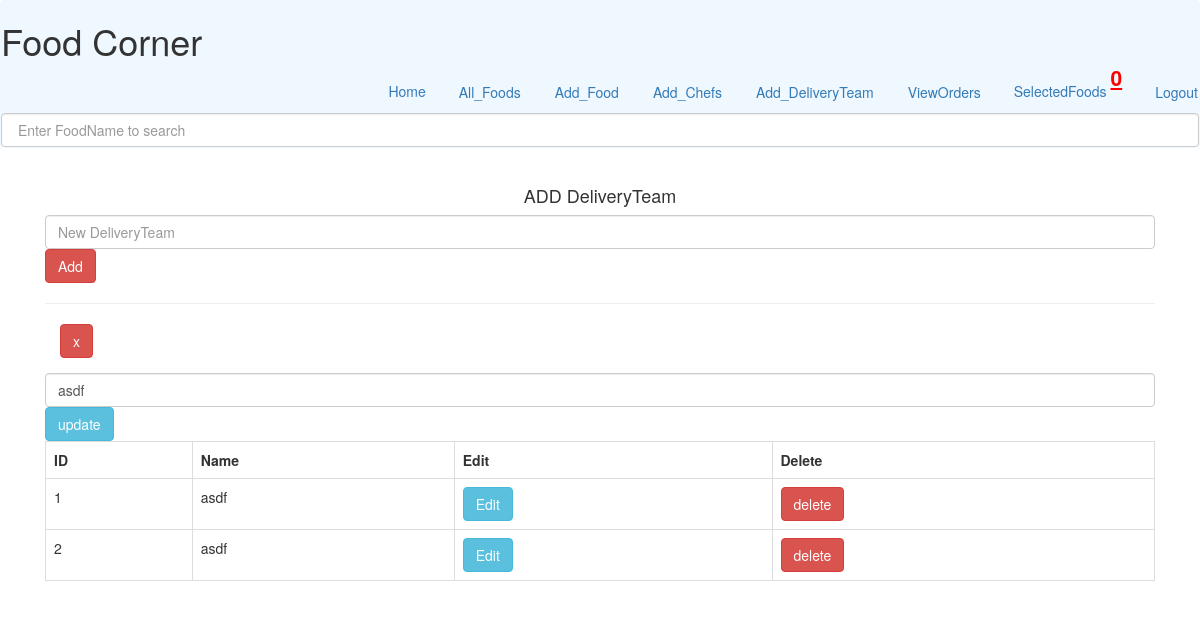
The app's page /add_deliveryteam.php?edit=3 (signed in) with its own data.
### tables this page shows
CREATE TABLE `deliveryteam` (
  `DTID` int(11) NOT NULL,
  `Name` varchar(50) NOT NULL
);

### add_DeliveryTeam.php (the view, shortened to what this page needs)
<?php include_once "connect.php";
include_once"header.php";
$user_role = $_SESSION['type'];
?>
<?php include_once "header.php"; ?>
<?php if($user_role == 'admin'){ ?>
<?php include_once "nav_admin.php"; ?>
<div class="section contact" id="contact" style="margin-top: 2em !important">
<div class="container">
<h4 class="rad-txt text-center">
<span class="abtxt1">ADD</span>
<span class="abtxt2">DeliveryTeam</span>
</h4>
<div class="contact-form">
<div class="col-md-12">
<form method="post" >
<input type="text" name="team" placeholder="New DeliveryTeam " class="form-control" required>
<input type="submit" name="add" value="Add" class="btn btn-danger">
</form><hr>
    <table class="table table-bordered w3-table w3-striped w3-bordered">
        <tr>
            <th>ID</th>
            <th>Name</th>
            <th>Edit</th>
            <th>Delete</th>
        </tr>
        <?php
        $shares = "SELECT * FROM deliveryteam ORDER BY DTID DESC ";
        $result = mysqli_query($db,$shares);
        $num = mysqli_num_rows($result);
        if($num == 0){
            echo "<tr><td>Nothing.</td></tr>";
        }else{
            $counter = 0;
            while($row = mysqli_fetch_assoc($result)){
                $id = $row['DTID'];
                $name = $row['Name'];
            $counter++;
            ?>
            <tr>
                <td><?php echo $counter ?></td>
                <td><?php echo $name ?></td>
                <td><a class='btn btn-info' href="add_deliveryteam.php?edit=<?php echo $id ?>">Edit</a></td>
                <td><a class='btn btn-danger' href="add_deliveryteam.php?del=<?php echo $id ?>">delete</a></td>
            </tr>
            <?php
            }
            if(isset($_GET['edit'])){
                $edit_id = $_GET['edit'];
                $edit_query = "SELECT * FROM deliveryteam WHERE DTID = '{$edit_id}' ";
                $result_edit = mysqli_query($db,$edit_query);
                $row_edit = mysqli_fetch_assoc($result_edit);
                $edit_name = $row_edit['Name'];
                ?>
<form method="post" action="">
<div class="form-group col-sm-1">
    <a href="add_deliveryteam.php" class="btn btn-danger">x</a>
</div>
<input type="text" value="<?php echo $edit_name ?>" name="team" class="form-control" required>
<input type="submit"  name="up_team" value="update" class="btn btn-info">
        </form>
                <?php
            }
        }
         ?>
    </table>
</div>
<div class="clearfix"></div>
</div>
</div>
</div>
<?php include_once "footer.php"; ?>
<?php }else{ header("Location: logout.php"); } ?>

### records on screen
deliveryteam: Name "asdf", team "asdf"
deliveryteam: Name "asdf"

### other values on screen
$items "0"
